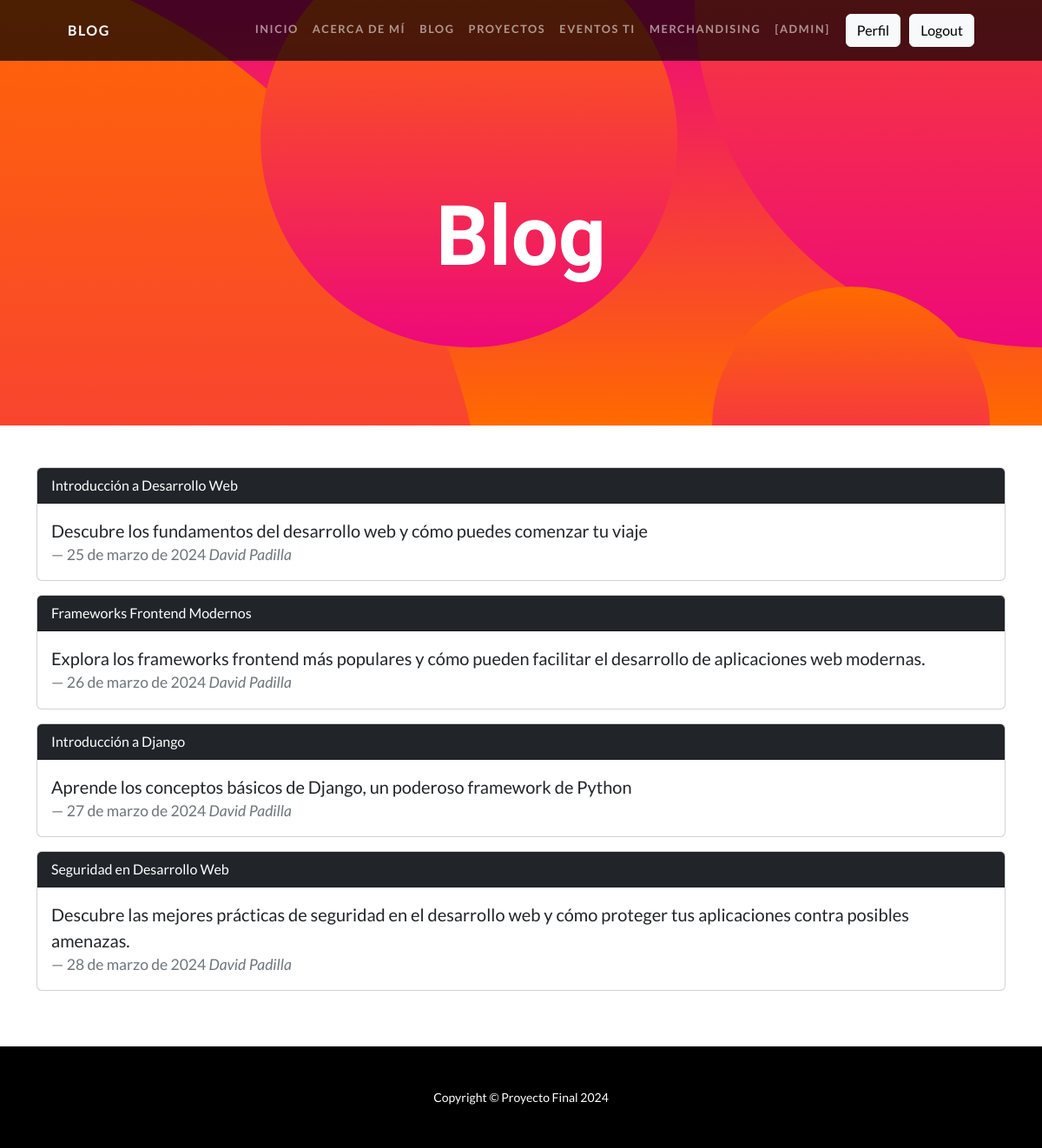
Page /blog/ (signed in) on the committed database.
### aplicacion/models.py (models this page shows, shortened)
class Blog(models.Model):
    nombre = models.CharField(max_length=100)
    descripcion = models.TextField()
    fecha = models.DateField()
    autor = models.CharField(max_length=50)

### aplicacion/views.py (the view)
# urls.py: path('blog/', blog, name="blog"),
def blog(request):
    contexto = {'blog': Blog.objects.all().order_by("id")}
    return render(request, "aplicacion/blog.html", contexto)

### aplicacion/templates/aplicacion/blog.html
{% extends "aplicacion/index.html" %}
{% block titulo %}
<h1 class="masthead-heading mb-0">Blog</h1>
{% endblock titulo %}
{% block contenido %}
{% for b in blog %}
<div class="card mb-3">
    <div class="card-header bg-dark text-white">{{ b.nombre }}</div>
    <div class="card-body">
      <blockquote class="blockquote mb-0">
        <p>{{ b.descripcion }}</p>
        <footer class="blockquote-footer">{{ b.fecha }} <cite title="Source Title">{{ b.autor }}</cite></footer>
      </blockquote>
    </div>
</div>
{% endfor %}
</div>
{% endblock contenido %}

### aplicacion/templates/aplicacion/index.html (shortened to what this page needs)
<!DOCTYPE html>
<html lang="en">
    <head>
        {% load static %}
        <link href="{% static 'css/styles.css' %}" rel="stylesheet" />
    </head>
    <body id="page-top">
        <nav class="navbar navbar-expand-lg navbar-dark navbar-custom fixed-top">
            <div class="container px-5">
                <a class="navbar-brand" href="/">Blog</a>
                <div class="collapse navbar-collapse" id="navbarResponsive">
                    <ul class="navbar-nav ms-auto">
                        <li class="nav-item"><a class="nav-link" href="/">Inicio</a></li>
                        <li class="nav-item"><a class="nav-link" href="{% url 'acerca' %}">Acerca de mí </a></li>
                        {% if user.is_authenticated %}
                        <li class="nav-item"><a class="nav-link" href="{% url 'blog_admin' %}">Blog</a></li>
                        <li class="nav-item"><a class="nav-link" href="{% url 'proyectos_admin' %}">Proyectos</a></li>
                        <li class="nav-item"><a class="nav-link" href="{% url 'eventos_admin' %}">Eventos TI</a></li>
                        <li class="nav-item"><a class="nav-link" href="{% url 'merchandising_admin' %}">Merchandising</a></li>
                        <li class="nav-item"><a class="nav-link">[{{user.username}}]</a></li>
                        <li class="nav-item"></li>
                        <li class="nav-item"><a class="btn btn-light" href="{% url 'perfil' %}">Perfil</a></li>
                        <li class="nav-item"></li>
                        <li class="nav-item"><a class="btn btn-light" href="{% url 'logout' %}">Logout</a></li>
                        {% endif %}
                    </ul>
                </div>
            </div>
        </nav>
        <header class="masthead text-center text-white">
            <div class="masthead-content">
                <div class="container px-5">
                    {% block titulo %}{% endblock titulo %}
                </div>
            </div>
            <div class="bg-circle-1 bg-circle"></div>
            <div class="bg-circle-2 bg-circle"></div>
            <div class="bg-circle-3 bg-circle"></div>
            <div class="bg-circle-4 bg-circle"></div>
        </header>
        <div class="container py-5">
            {% block contenido %}{% endblock contenido %}
        <footer class="py-5 bg-black">
            <div class="container px-5"><p class="m-0 text-center text-white small">Copyright &copy; Proyecto Final 2024</p></div>
        </footer>
    </body>
</html>

### rows in the picture
Blog: nombre "Introducción a Desarrollo Web", descripcion "Descubre los fundamentos del desarrollo web y cómo puedes comenzar tu viaje", fecha "25 de marzo de 2024", autor "David Padilla"
Blog: nombre "Frameworks Frontend Modernos", descripcion "Explora los frameworks frontend más populares y cómo pueden facilitar el desarrollo de aplicaciones web modernas.", fecha "26 de marzo de 2024", autor "David Padilla"
Blog: nombre "Introducción a Django", descripcion "Aprende los conceptos básicos de Django, un poderoso framework de Python", fecha "27 de marzo de 2024", autor "David Padilla"
Blog: nombre "Seguridad en Desarrollo Web", descripcion "Descubre las mejores prácticas de seguridad en el desarrollo web y cómo proteger tus aplicaciones contra posibles amenazas.", fecha "28 de marzo de 2024", autor "David Padilla"

### other values in the picture
{{ user.username }} "ADMIN"
